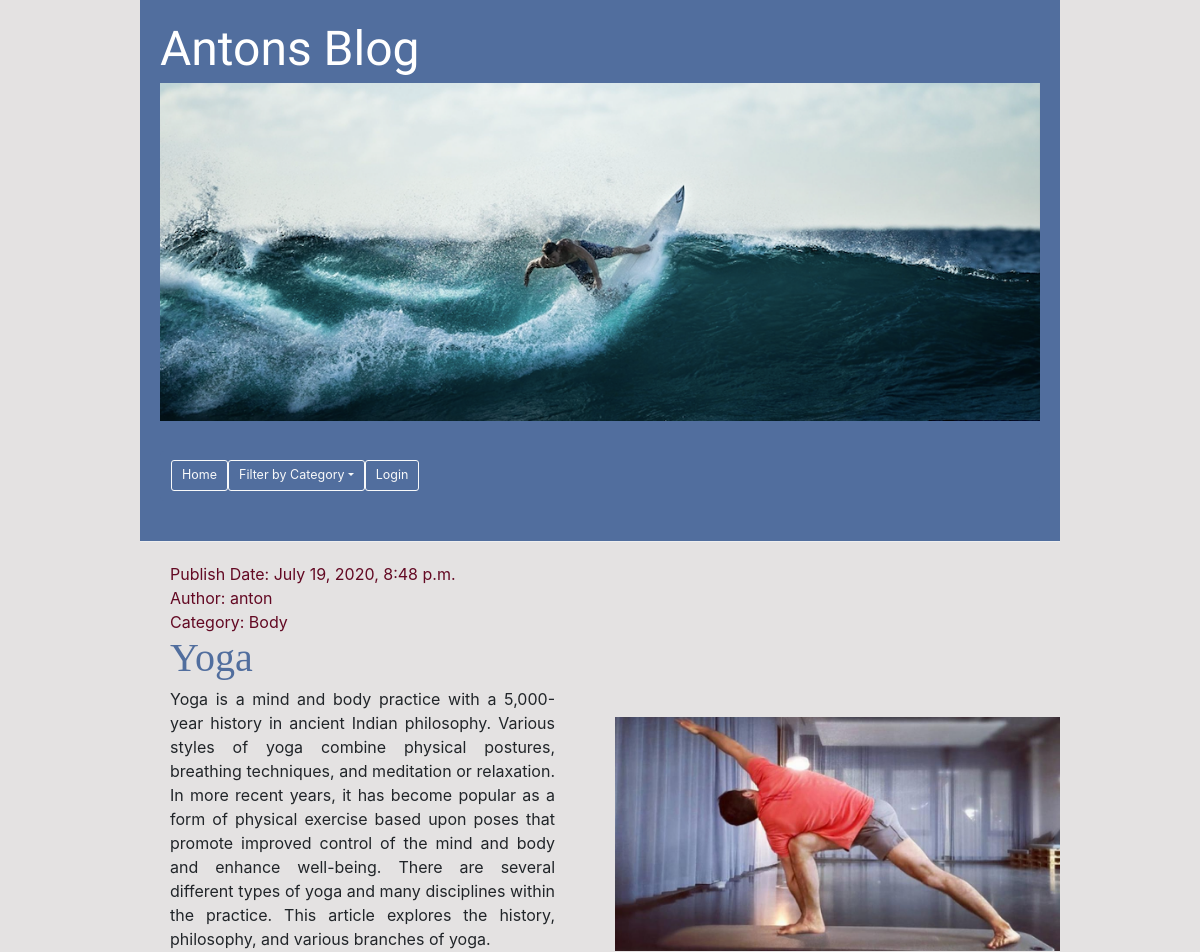
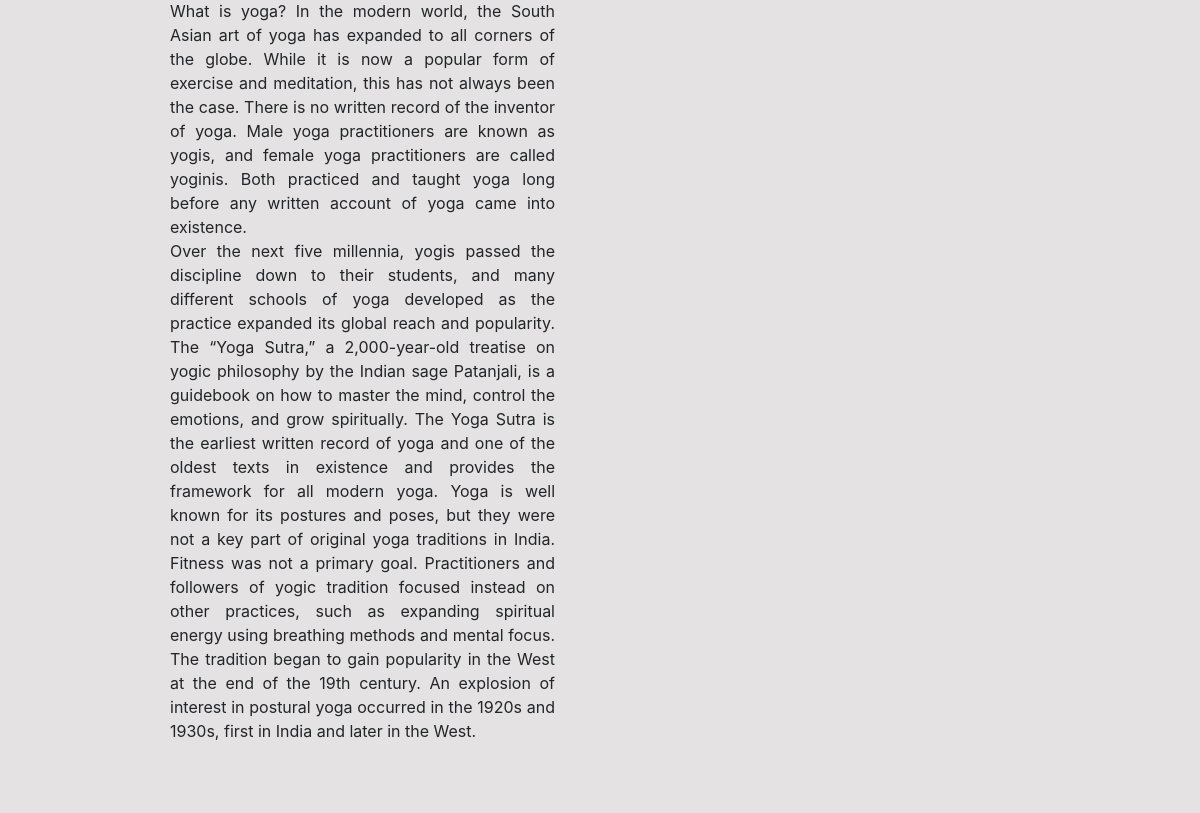
The page /post/10/ on the database its author committed (2 pictures, top to bottom).
### blog/models.py (models this page shows, shortened)
class Post(models.Model):
    author = models.ForeignKey(settings.AUTH_USER_MODEL, on_delete=models.CASCADE)
    title = models.CharField(max_length=200)
    text = models.TextField()
    created_date = models.DateTimeField(default=timezone.now)
    published_date = models.DateTimeField(blank=True, null=True)
    image = models.ImageField(null=True, upload_to='images/')
    CATEGORY1 = 'Food'
    CATEGORY2 = 'Body'
    CATEGORY3 = 'Lifestyle'
    CATEGORY4 = 'Sport'
    CATEGORY5 = 'Other'
    CATEGORY_CHOICES = [
        (CATEGORY1, 'Food'),
        (CATEGORY2, 'Body'),
        (CATEGORY3, 'Lifestyle'),
        (CATEGORY4, 'Sport'),
        (CATEGORY5, 'Other')
    ]
    category = models.CharField(
        blank=True,
        max_length=20,
        choices=CATEGORY_CHOICES,
    )

### blog/views.py (the view)
# urls.py: path('post/<int:pk>/', views.post_detail, name='post_detail'),
def post_detail(request, pk):
    post = get_object_or_404(Post, pk=pk)
    return render(request, 'blog/post_detail.html', {'post': post})

### blog/templates/blog/post_detail.html (shortened to what this page needs)
{% extends 'blog/base.html' %}
{% block content %}
<div class="row">
    <div class="col-lg-6">
    <div class="post">
        {% if post.published_date %}
        <div class="date">
            <a>Publish Date:  </a>{{ post.published_date }}
        </div>
        {% endif %}
        {% if post.author %}
        <div class="author">
            <a>Author:  </a>{{ post.author }}
        </div>
        {% endif %}
        <div class="category">
            <a>Category:  </a>{{ post.category }}
        </div>
        <h2><a>{{ post.title }}</a></h2>
        <p>{{ post.text|linebreaksbr }}</p>
    </div>
</div>
    <div class="col-lg-6" style="margin:155px 0px">
        {% if post.image %}
        <img class="img-responsive" src="{{ post.image.url}}" alt="{{ post.title }}" class="post-image">
        {% endif %}
    </div>
    </div>
{% endblock %}

### blog/static/css/blog.css (style rules this page uses)
body { background-color: #e4e2e2; padding-left: 125px; padding-right: 125px; }
h2 a { font-family: 'Bradley Hand', cursive; font-size: 30pt; color: #516e9e; }
.date { color: #630923; }
.author { color: #630923; }
.category { color: #630923; }
.post { margin-bottom: 70px; text-align: justify; text-justify: inter-word; font-size: 12pt; margin-left: 30px; margin-right: 30px; }
.post h2 a, .post h2 a:visited { color: #516e9e; }

### blog/templates/blog/base.html (style rules this page uses)
img { display: block;margin-bottom: 30px; }

### rows shown on the page
Post: published_date "July 19, 2020, 8:48 p.m.", author "anton", category "Body", title "Yoga", text "Yoga is a mind and body practice with a 5,000-year history in ancient Indian philosophy. Various styles of yoga combine physical postures, breathing techniques, and meditation or relaxation. In more recent years, it has become popular as a form of physical exercise based upon poses that promote improved control of the mind and body and enhance well-being. There are several different types of yoga and many disciplines within the practice. This article explores the history, philosophy, and various branches of yoga. What is yoga? In the modern world, the South Asian art of yoga has expanded to all corners of the globe. While it is now a popular form of exercise and meditation, this has not…", image (picture)
